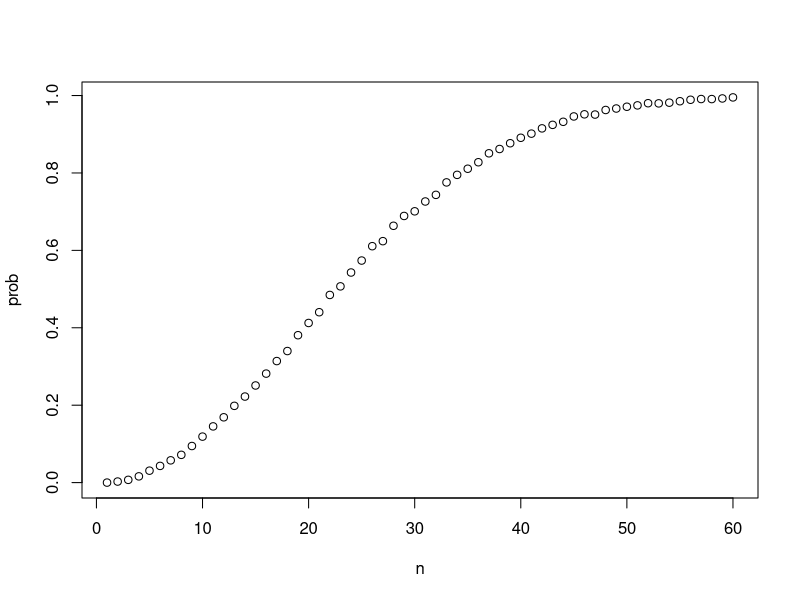
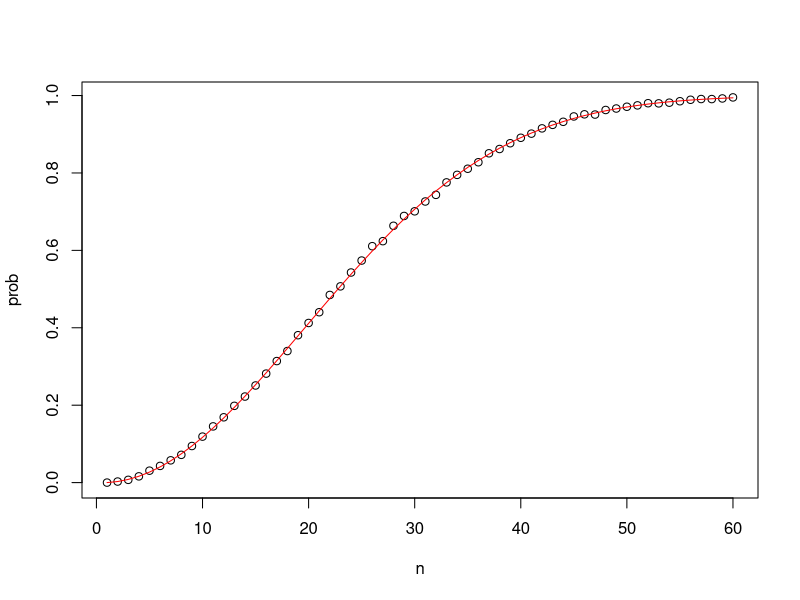

Recreate these plots in R, in order.
# Monte Carlo with birthdays of 60 people (approximation)
# function to calculate probability of shared bdays across n people
compute_prob <- function(n, B = 10000) {
  same_day <- replicate(B, {
    bdays <- sample(1:365, n, replace = TRUE)
    any(duplicated(bdays))
  })
  mean(same_day)
}

n <- seq(1, 60)

# Element wise operation over vectors and sapply
x <- 1:10
sqrt(x)    # sqrt operates on each element of the vector

y <- 1:10
x*y    # * operates element-wise on both vectors

#compute_prob(n) does not iterate over the vector n without sapply

x <- 1:10
sapply(x, sqrt)    # this is equivalent to sqrt(x)

prob <- sapply(n, compute_prob)    # element-wise application of compute_prob to n
plot(n, prob)

# Exact probability of overlapping birthdays with 60 people
# function for computing exact probability of shared birthdays for any n
exact_prob <- function(n){
  prob_unique <- seq(365, 365-n+1)/365   # vector of fractions for mult. rule
  1 - prod(prob_unique)    # calculate prob of no shared birthdays and subtract from 1
}

# applying function element-wise to vector of n values
eprob <- sapply(n, exact_prob)

# plotting Monte Carlo results and exact probabilities on same graph
plot(n, prob)    # plot Monte Carlo results
lines(n, eprob, col = "red")    # add line for exact prob